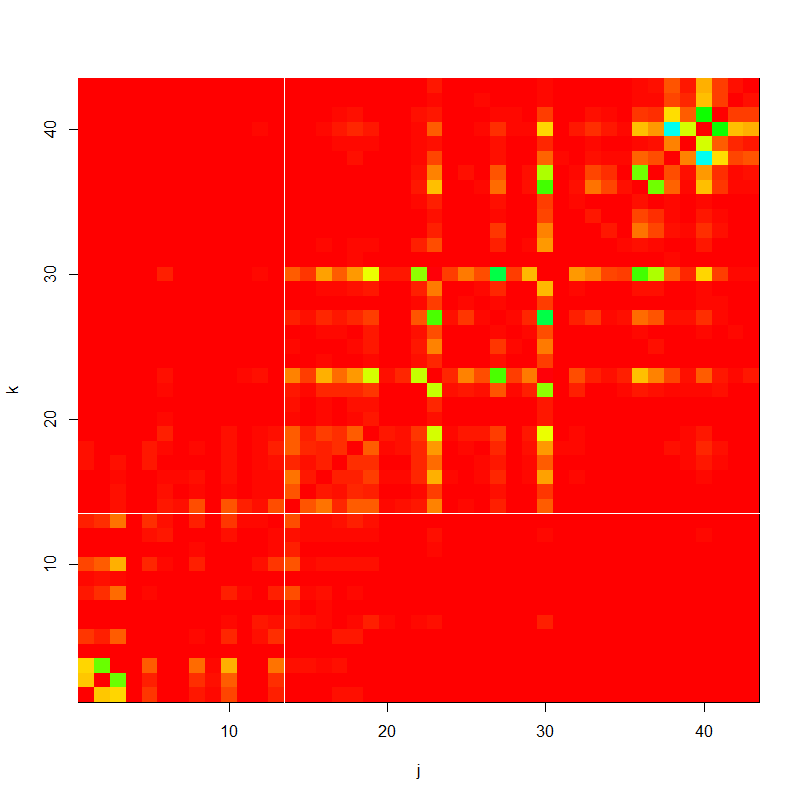

The script that drew this image:
rm(list = ls())
gc()
# training code
# set path
if (Sys.info()[1] == "Linux") {
  setwd("/home/jeon/Documents/GitHub/RankConsistency")
} else {
  setwd('C:/Users/Jeon/Documents/GitHub/RankConsistency')
}
# load car segmentation
load("Real_BT_gBT2_cv5_all_data.rdata")
i_1 = 1
i_2 = 43
sel_idx = which(BT_est_rank >= i_1 & BT_est_rank <= i_2)
sel_idx_top = which(BT_est_rank >= i_1 & BT_est_rank <= i_2)
# library 
library(MASS)
library(igraph)
library(glmnet)
source('./lib/car_lib.R')
source('./lib/lib_rank.R')
source('./lib/sim.R')
source('./lib/real_lib.R')
rdata<-read.csv('racing_data.csv', header=F)
n = nrow(rdata)
s_idx = 1:n
# training code
  race_mat <- as.matrix(rdata[s_idx,18:33])
  num_vec <- rdata$V1[s_idx]
  Qmat_fit <-QmatFun(race_mat, num_vec, cut_var = 0,
                     p=43, sel_idx)  
  Gmat_hat = Qmat_fit$Gmat_hat 
  Qmat = Qmat_fit$Qmat
  Gmat_hat[Qmat == 0] = 0.5
  diag(Gmat_hat) = 0
  naive_est = apply(Gmat_hat, 1, sum)
  ar_idx = order(BT_est_rank)
  plot(naive_est[ar_idx])
  p = 43
  image(1:p,1:p,Qmat[ar_idx,ar_idx], col=rainbow(200), 
        xlab = 'j', ylab = 'k')
  abline(v = 13.5, col = 'white', lwd = 2)
  abline(h = 13.5, col = 'white', lwd = 2)
  
  image(1:p,1:p,Qmat, col=rainbow(200), 
        xlab = 'j', ylab = 'k')
  
  
  
  
  bt_est <- btFun(Qmat_fit)
  bt_result <- make_result(bt_est)
  sr_est <- srFun(Qmat_fit)
  sr_result  <- make_result(sr_est)
  sr1.result = sr1_fun(Qmat_fit)
  sr1_est = gbtFun_recov(sr1.result, Qmat_fit, method='count',
                         allowties = F)
  
  Qmat_fit <-QmatFun(race_mat, num_vec, cut_var = 1,
                     p=43, sel_idx)  
  gbt_fit <- gbtFun(Qmat_fit, cut_v = 0, 'none', a = 1)
  gbt_fit2 <- gbtFun(Qmat_fit, cut_v = 0, 'none', a = 0)  
  if (is.null(gbt_fit$gbt_est)) next
  gbt_fit.result = gbt_fit$sc_list
  gbt_fit.result2 = gbt_fit2$sc_list  
  gbt_est = gbtFun_recov(gbt_fit.result, Qmat_fit, 
                         method = 'count', allowties = F)
  gbt_est2 = gbtFun_recov(gbt_fit.result2, Qmat_fit, 
                          method = 'count', allowties = F)
  
  sr_result.list[[i]] = sr_result
  bt_result.list[[i]] = bt_result
  gbt_result.list[[i]] = gbt_fit.result
  sr1_result.list[[i]] = sr1.result
  
  
  sr_est.list[[i]] = sr_est
  bt_est.list[[i]] = bt_est
  gbt_est.list[[i]] = gbt_est
  sr1_est.list[[i]] = sr1_est
  
  gbt_est_bin = gbtFun_recov(gbt_fit.result, Qmat_fit, 
                             method = 'binomial', allowties = F)
  gbt_est.list2[[i]] = gbt_est_bin
}

if (Sys.info()[1] == "Linux")
{
  restorePath = '/home/jeon/Dropbox/GitHub/RankConsistency'
} else {
  restorePath = 'C:/Users/Jeon/Dropbox/GitHub/RankConsistency'
}

save(file = paste0(restorePath,
                   '/result/sreal_traninig_', i_1,"_", i_2), 
     list = c('sr_est.list',   'bt_est.list', 
              'gbt_est.list', 'sr1_est.list',
              'gbt_est.list2',
              'sim.num'))
